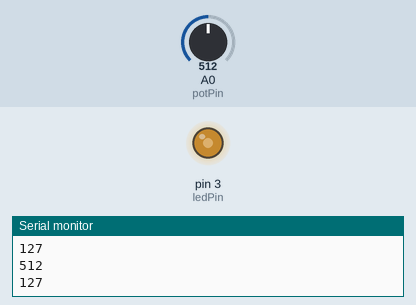
A sketch run on a simulated Arduino Uno, built with avr-gcc and run on an emulated ATmega328P. Parts: output pins drawn as LEDs (lit = HIGH), the last lines printed to the serial monitor. Inputs (shaded band) come from the test bench; at power-on: A0 (potPin) = 512.

Above: at 1.2 s.
1.3 s: A0 (potPin) set to 716
At 2.6 s:
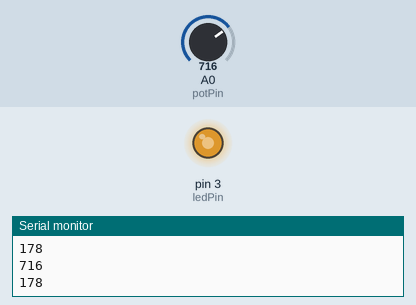
3.0 s: A0 (potPin) set to 900
At 3.9 s:
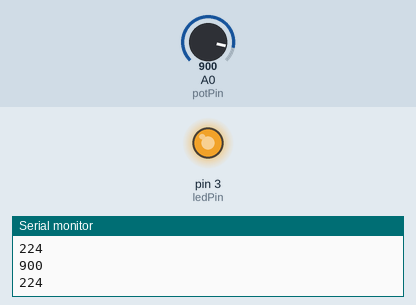
4.5 s: A0 (potPin) set to 122
At 5.1 s:
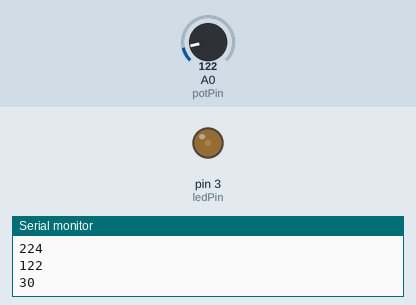
6.0 s: A0 (potPin) set to 0
At 6.3 s:
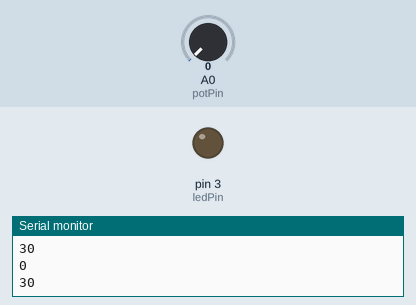
7.5 s: A0 (potPin) set to 511
At 8.7 s:
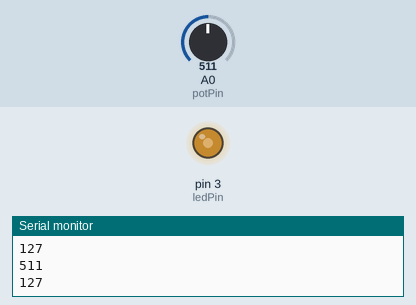
Timing chart, 0 to 10.0 s (numbered marks = the images above; inputs shaded):
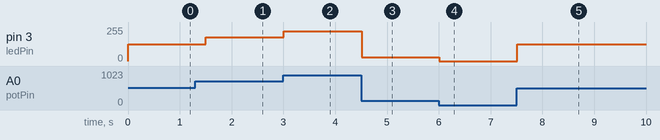

Measured:
- after the input at 1.3 s, pin 3 (ledPin): 127/255 → 178/255 after 0.20 s
- after the input at 3.0 s, pin 3 (ledPin): 178/255 → 224/255 at once
- after the input at 4.5 s, pin 3 (ledPin): 224/255 → 30/255 at once
- after the input at 6.0 s, pin 3 (ledPin): 30/255 → 0/255 at once
- after the input at 7.5 s, pin 3 (ledPin): 0/255 → 127/255 at once

The sketch:

sketch_jul14a.ino
```cpp
int v2;
int ledPin = 3;
int potPin = A0;
int potVal;
int dt = 300;
int luz;

void setup() {
  // put your setup code here, to run once:
  pinMode(ledPin, OUTPUT);
  pinMode(potPin, INPUT);
  Serial.begin(9600);
}

void loop() {
  // put your main code here, to run repeatedly:
  potVal = analogRead(potPin);
  Serial.println(potVal);
  Serial.println(luz);
  luz = map(potVal,0,1023,0,255);
  analogWrite(ledPin,luz);
  delay(dt);
}
```
